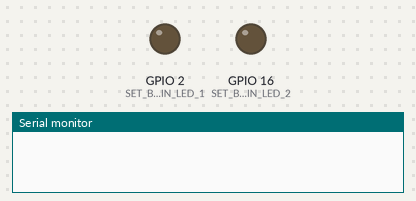
The sketch below on a simulated ESP32. Parts: output pins drawn as LEDs (lit = HIGH), the last lines printed to the serial monitor.

Above: at 1.0 s.
At 4.0 s:
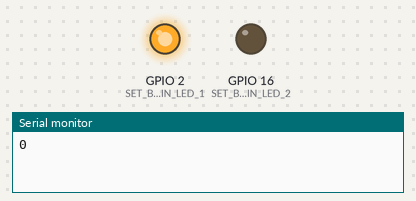
At 7.0 s:
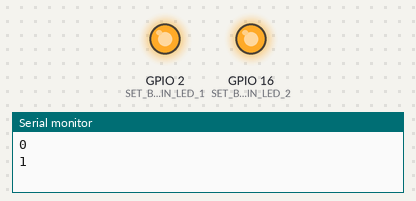
At 9.0 s:
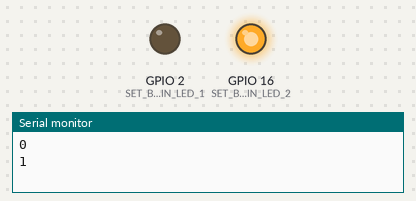
Timing chart, 0 to 10.4 s (numbered marks = the images above):
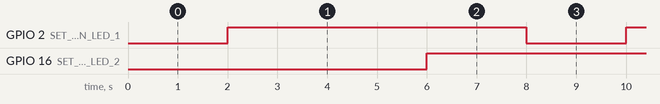

Measured:
- by itself, GPIO 2 (SET_BUILTIN_LED_1), GPIO 16 (SET_BUILTIN_LED_2): alternates HIGH for 6.0 s and LOW for 2.0 s

The sketch:

blinky_aug22a.ino
```cpp
// inverted mode so LOW sets LED on
#define BAUD_RATE 115200
#define LED_ON  0
#define LED_OFF 1
#define SET_BUILTIN_LED_1 2  // GPIO2
#define SET_BUILTIN_LED_2 16 // GPIO16

int x = 1;

void setup() {
  Serial.begin(BAUD_RATE);
  pinMode(SET_BUILTIN_LED_1, OUTPUT);
  pinMode(SET_BUILTIN_LED_2, OUTPUT);
}

void loop() {
  if (x) {
     digitalWrite(SET_BUILTIN_LED_1, LED_ON);
     //Serial.printf("Inside 1 x is %d\n",x);
  } else {
     digitalWrite(SET_BUILTIN_LED_2, LED_ON);
     //Serial.printf("Inside 0 x is %d\n",x);
  }

  delay(2000);

  if (x) {
    digitalWrite(SET_BUILTIN_LED_1, LED_OFF);
    //Serial.printf("Inside 1 x is %d\n",x);
  }  else {
     digitalWrite(SET_BUILTIN_LED_2, LED_OFF);
     //Serial.printf("Inside 0 x is %d\n",x);
   }
  x ^= 1;
  Serial.printf("%d\n",x);
  delay(2000);
}
```
